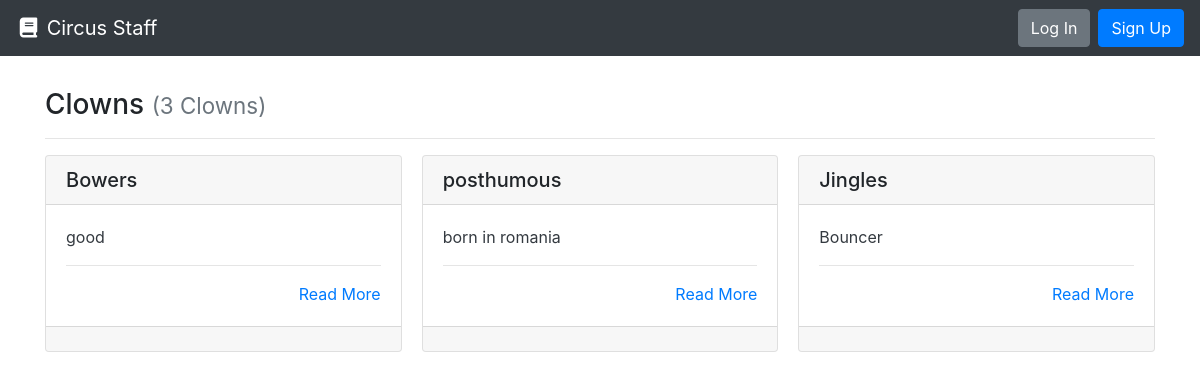
The page /workforce/ on the database as committed earlier.
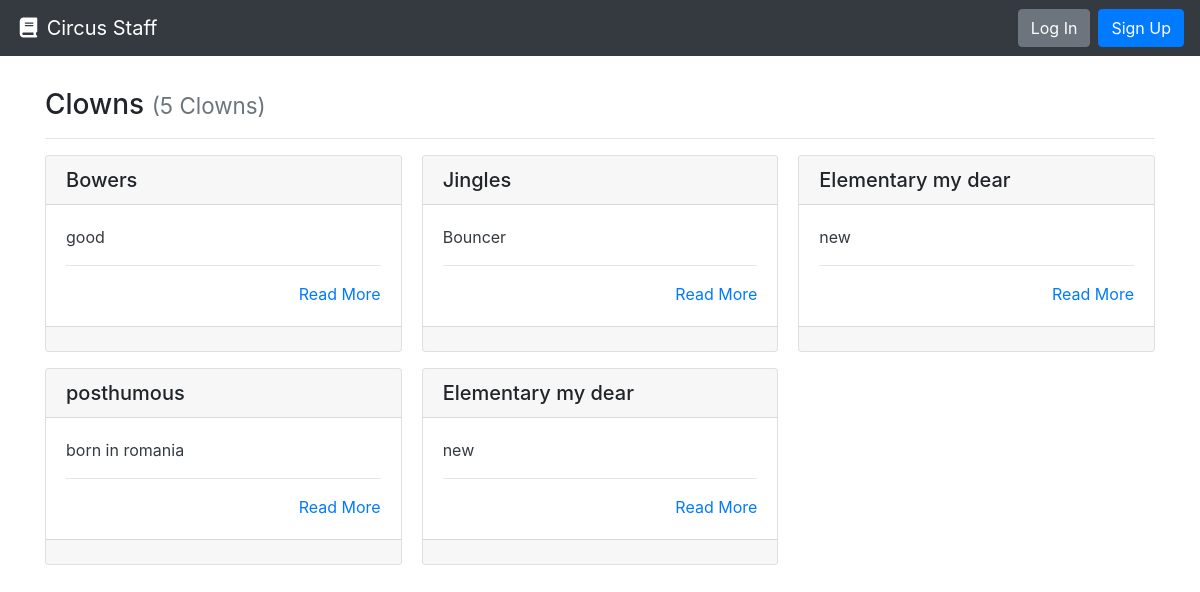
The same page on the database as committed later.
### workforce/models.py (models this page shows, shortened)
class Clown(models.Model):
    name = models.CharField(max_length=100)
    age = models.IntegerField(default=1)
    description = models.CharField(max_length=500)
    slug = models.CharField(max_length=600, blank=True, editable=False,
                            help_text="Unique URL path to access this page. Generated by the system.")

### workforce/views.py (the view)
# urls.py: path('', ResumeListView.as_view(), name='resume-list-page'),
class ResumeListView(ListView):
    model = Clown
    def get(self, request):
        clowns = self.get_queryset().all()
        return render(request, 'index.html', {
          'clowns': clowns
        })

### workforce/templates/index.html
{% extends "base.html" %}
{% block content %}
  <h3>Clowns {% if clowns %}<small class="text-muted">({{ clowns|length }} Clown{{ clowns|length|pluralize:"s" }})</small>{% endif %}</h3>
  <hr>
  {% if clowns %}
    <div class="card-columns">
      {% for clown in clowns %}
        {% include "partials/card.html" %}
      {% endfor %}
    </div>
  {% else %}
    <div class="alert alert-primary" role="alert">No Resumes to display.</div>
  {% endif %}
{% endblock %}

### templates/base.html (shortened to what this page needs)
<!doctype html>
<html lang="en">
  <head>
    <link rel="stylesheet" href="https://stackpath.bootstrapcdn.com/bootstrap/4.3.1/css/bootstrap.min.css"
>
  </head>
  <body>
    <nav class="navbar navbar-expand-md navbar-dark bg-dark">
      <a class="navbar-brand" href="{% url 'resume-list-page' %}"><i class="fas fa-fw fa-book"></i> Circus Staff</a>
      <form class="form-inline ml-auto">
        {% if user.is_authenticated %}
        <div class="text-white">Hello, <strong>{{ user.username }}</strong>!</div>
        <a href="{% url 'resume-create-page' %}" class="btn btn-success ml-4">New Resume</a>
        <a href="{% url 'logout' %}" class="btn btn-danger ml-2">Log Out</a>
        {% else %}
        <a href="{% url 'login' %}" class="btn btn-secondary ml-2">Log In</a>
        <a href="{% url 'signup' %}" class="btn btn-primary ml-2">Sign Up</a>
        {% endif %}
      </form>
    </nav>
    <main role="main" class="container" style="margin-top: 4vh;">
      {% block content %}{% endblock %}
    </main>
  </body>

### workforce/templates/partials/card.html
<div class="card mb-3">
    <h5 class="card-header ">{{ clown.name }}</h5>
    <div class="card-body border-dark">
      <p class="card-text text-dark">
        {{ clown.description|truncatewords_html:30 }}
        <hr>
        <div class="text-right"><a href="{% url 'resume-details-page' clown.slug %}" title="Read More">Read More</a></div>
    </div>
    <div class="card-footer">
    </div>
  </div>

Rows that differ between the two databases and show on the page:
added Clown: name "Elementary my dear", description "new"
added Clown: name "Elementary my dear", description "new"
Other text that changed with them:
{{ clowns|length }}: "3" → "5"
